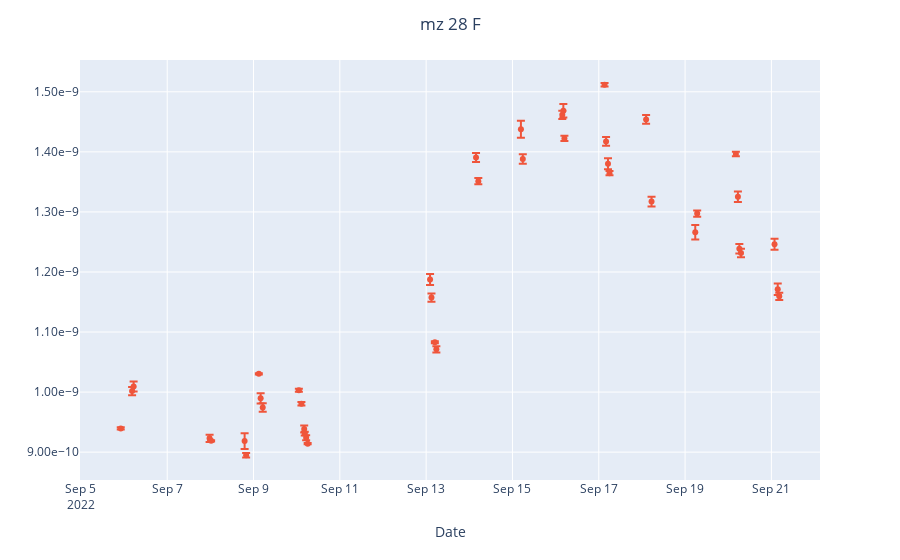

The cell this chart's notebook holds for it:
### Code cell
fig = px.scatter()
fig.add_scatter(x= full_df['date'], y=full_df['28_F_mean'], mode='markers', error_y=dict(array=full_df['28_F_std']), name='28_F_mean')
fig.update_layout(xaxis_title="Date")
fig.update_layout(title_text='mz 28 F', title_x=0.5)
fig.update_yaxes(tickformat=".2e")
